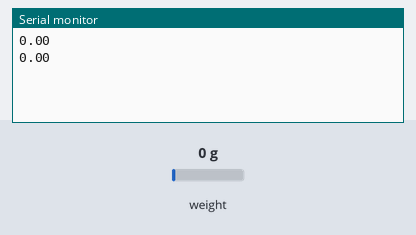
Recording of a sketch running on a simulated Arduino Uno, built with avr-gcc and run on an emulated ATmega328P. On the bench: the last lines printed to the serial monitor. The test bench sets the inputs (shaded band); at power-on: weight on the scale 0 g.

Above: at 3.2 s.
3.3 s: weight on the scale set to 100 g
At 4.5 s:
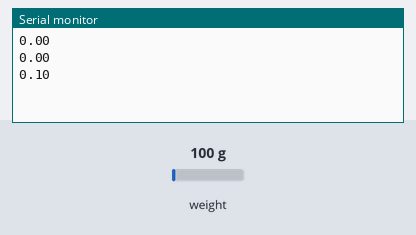
4.8 s: weight on the scale set to 1250 g
At 4.8 s:
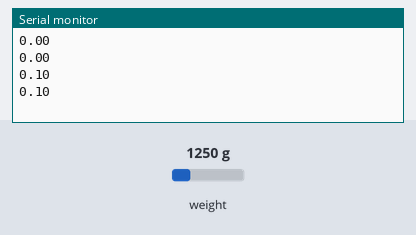
Timing chart, 0 to 7.8 s (numbered marks = the images above; inputs shaded):
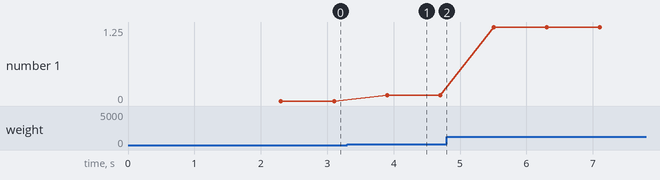

Measured:
- after the input at 3.3 s, the serial monitor: prints a new line after 0.60 s (image 1)
- plotted number 1: 0 → 0.1 after the input at 3.3 s, 0.1 → 1.25 after the input at 4.8 s

The sketch:

hx711.ino
```cpp
#include "HX711.h"
#define DOUT  4
#define CLK  5

HX711 scale(DOUT, CLK);

float calibration_factor = 12.4; //=100g
float output;
int readIndex;
float total=0;
float average=0;
float average_last=0;
const int cycles=20;
float readings[cycles];

void setup() {
     Serial.begin(57600);

     scale.set_scale();
     scale.tare();     //Reset the scale to 0

     long zero_factor = scale.read_average(); //Get a baseline reading

}

void loop() {

     scale.set_scale(calibration_factor); //Adjust to this calibration factor


     output=scale.get_units(), 2;


     total = total - readings[readIndex];
     readings[readIndex] = scale.get_units(), 2;
     total = total + readings[readIndex];
     readIndex = readIndex + 1;

     if (readIndex >= cycles) {
          readIndex = 0;
     }
     average = total / cycles;

     average=scale.get_units(), 2;


     if((average_last>average+0.03 || average_last<average-0.03)){
          if (average<0.06) {
               average=0;
          }
          Serial.println((float)(average / 1000), 2);
          average_last=average;
     }
     else{
          Serial.println((float)(average / 1000), 2);
     }
     delay(500);


}
```
